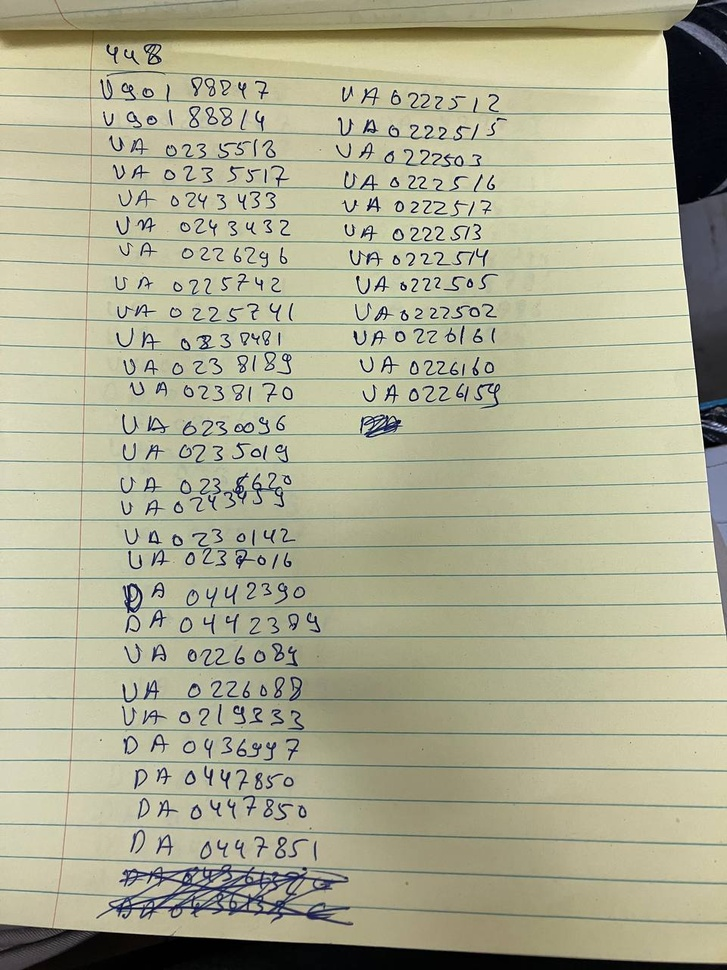
#> input picture test_img_1.jpg, 727 x 970 px, shrunk from 960 x 1280 before the run
$ python pipeline.py test_img_1.jpg
#> lines starting #> are read from the running program, lines starting #| are printed output that depends on the picture; after the words box and inside, x2 and y2 are one past the last pixel; in counts of white or black regions, pixels touching at a corner belong together
#!/usr/bin/env python3
# -*- coding: utf-8 -*-
"""
pipeline.py — Handwritten package-code extractor (steps 0–7)

Implements the row-first, separator-first pipeline we discussed:
  0) Preprocess image (grayscale, normalize, threshold, deskew, optional dewarp)
  1) Detect vertical separators FIRST and split the page into regions
  2) Build horizontal row bands via ruled lines (assign tokens to nearest band ABOVE)
  3) OCR → tokens (text, confidence, quad box) per region
  4) Within each row band: merge tokens left→right → normalize → classify (FULL / SUFFIX / OTHER)
  5) Place rows into columns (per region): by separator if present, else by largest x-gap
  6) Reconstruct codes without arrows: prefix from FULL + 2-digit SUFFIX rows below
  7) Strike-through detection, regex validation, export CSV

Notes
- OCR engine: PaddleOCR (open source). Install: `pip install paddleocr shapely` (plus system deps).
- Image pre-processing: OpenCV (cv2). Install: `pip install opencv-python`
- For CSV writing we use the stdlib `csv` module (no pandas required).
- Regex families start strict but are easy to edit in CONFIG below.
"""

from __future__ import annotations
import os
import sys
import csv
import math
import argparse
import itertools
from dataclasses import dataclass
from typing import List, Tuple, Dict, Any

# --- CONFIG ------------------------------------------------------------------

class CONFIG:
    # Ambiguous character mapping in the NUMERIC TAIL ONLY (we won't mutate the letter prefix)
    AMBIG_MAP = str.maketrans({'O':'0','I':'1','S':'5','Z':'2','B':'8','Q':'0'})

    # Regex families for FULL codes.
    # Edit these to match exactly what you expect.
    #  - Two letters + 7 digits     (e.g., UA0225517, DA0447850)
    #  - One letter + 9xxxxxxx      (e.g., D90108542)  -> 1 letter + '9' + 7 digits = total 9 chars
    #  - Optional 3-letter prefix family (e.g., VAD214653) seen in your samples; adjust length once fixed.
    REGEX_FULL = r'^(?:[A-Z]{2}\d{7}|[A-Z]{1}\d{8}|[A-Z]{2}\d{7})$'
    REGEX_SUFFIX2 = r'^\d{2}$'

    # Confidence thresholds (empirical, not probabilities)
    TOKEN_CONF_FLOOR = 0.45      # drop raw OCR tokens below this before merging
    MERGED_LOW_CONF = 0.55       # if merged row fails regex and conf < this, ignore row
    STRIKE_CONF_HINT = 0.60      # low-ish conf + strong horizontal stroke → crossed_out

    # Merge gap factor: max gap between adjacent tokens (in px) relative to median char height of the row
    MERGE_GAP_FACTOR = 1

    # Column detection
    MAX_COLUMNS_PER_REGION = 3
    MIN_LARGEST_GAP_PX = 20     # if the largest gap between x-centers < this, treat as 1 column

    #WHY ARE WE DOING 60 POTENTIALLY FIX???

    # Hough/line-detection params
    HOUGH_RHO = 1
    HOUGH_THETA = math.pi / 180.0
    HOUGH_THRESH = 200

    # Vertical separator min length as fraction of image height
    VSEP_MIN_HEIGHT_FRAC = 0.3

    # Strike-through horizontal line coverage threshold (fraction of box width)
    STRIKE_HLINE_FRAC = 0.5


# --- DATA TYPES ---------------------------------------------------------------

@dataclass
class Token:
    text: str
    conf: float
    box: List[Tuple[float, float]]  # quadrilateral [(x1,y1),...,(x4,y4)]
    x_center: float
    y_center: float
    row_band: int = -1
    region_id: int = 0


@dataclass
class RowCandidate:
    region_id: int
    band_idx: int
    x_center: float
    y_center: float
    text_merged: str
    conf_merged: float
    box_merged: Tuple[int,int,int,int]  # (x,y,w,h) axis-aligned bbox
    klass: str  # 'FULL' | 'SUFFIX' | 'OTHER'


@dataclass
class EmittedCode:
    region_id: int
    column_id: int
    band_idx: int
    y_center: float
    raw_merged: str
    code: str
    conf: float
    crossed_out: bool
    klass: str  # 'FULL' | 'RECONSTRUCTED'


# --- UTILITIES ---------------------------------------------------------------

def _safe_import_cv2():
    try:
        import cv2
        return cv2
    except Exception as e:
        sys.stderr.write("ERROR: OpenCV (cv2) is required. Install with `pip install opencv-python`.\n")
        raise

def _safe_import_paddle():
    try:
        from paddleocr import PaddleOCR
        return PaddleOCR
    except Exception as e:
        sys.stderr.write("ERROR: PaddleOCR is required. Install with `pip install paddleocr shapely` and try again.\n")
        raise

# [27 lines left out: functions quad_to_aabb, box_center, normalize_candidate, classify_candidate, not called in this run]


# --- STEP 0 & 1: PREPROCESS + VERTICAL SEPARATORS ----------------------------

def preprocess_image(path: str) -> Dict[str, Any]:
    """Step 0 pre-process: grayscale → CLAHE → adaptive threshold → deskew; optional dewarp.
       Returns dict with 'orig','gray','binary','rotated','M' (rotation matrix) and geometry.
    """
    cv2 = _safe_import_cv2()
    import numpy as np

    orig = cv2.imread(path)
    if orig is None:
        raise FileNotFoundError(f"Cannot read image: {path}")
    h, w = orig.shape[:2]

    gray = cv2.cvtColor(orig, cv2.COLOR_BGR2GRAY)
    cv2.imwrite("debug_01_grayscale.png", gray)

    # Contrast normalize (CLAHE)
    clahe = cv2.createCLAHE(clipLimit=2.0, tileGridSize=(8,8))
    gray_eq = clahe.apply(gray)
    cv2.imwrite("debug_02_clahe.png", gray_eq)

    # Adaptive threshold (binary)
    binary = cv2.adaptiveThreshold(
        gray_eq, 255, cv2.ADAPTIVE_THRESH_GAUSSIAN_C, cv2.THRESH_BINARY, 31, 15
    )
    cv2.imwrite("debug_03_binary_initial.png", binary)

    # Invert so ink is 1, background 0 for morphology convenience
    bin_inv = cv2.bitwise_not(binary)
    cv2.imwrite("debug_04_binary_inverted_initial.png", bin_inv)

    # Deskew by dominant horizontal lines
    angle = estimate_skew_angle(bin_inv)
    rotated = rotate_image(gray_eq, -angle)
    cv2.imwrite("debug_05_rotated_grayscale.png", rotated)
    # Recompute binary after rotation for clean lines
    binary_rot = cv2.adaptiveThreshold(
        rotated, 255, cv2.ADAPTIVE_THRESH_GAUSSIAN_C, cv2.THRESH_BINARY, 31, 15
    )
    cv2.imwrite("debug_06_binary_rotated.png", binary_rot)
    bin_inv_rot = cv2.bitwise_not(binary_rot)
    cv2.imwrite("debug_07_binary_inverted_rotated.png", bin_inv_rot)

    return {
        "orig": orig,
        "gray": gray_eq,
        "binary": binary_rot,
        "bin_inv": bin_inv_rot,
        "h": h, "w": w,
        "angle": angle,
    }

def estimate_skew_angle(bin_inv):
    """Estimate skew via Hough on horizontal lines."""
    cv2 = _safe_import_cv2()
    import numpy as np
    edges = cv2.Canny(bin_inv, 50, 150, apertureSize=3)
    lines = cv2.HoughLines(edges, CONFIG.HOUGH_RHO, CONFIG.HOUGH_THETA, CONFIG.HOUGH_THRESH)
    if lines is None:
        return 0.0
    angles = []
    for rho_theta in lines:
        rho, theta = rho_theta[0]
        # Convert to degrees; horizontal lines ~ 0° or 180°; we want small deviation from 0
        deg = (theta * 180.0 / math.pi) - 90.0
        # Keep near-horizontal angles
        if abs(deg) < 20:
            angles.append(deg)
    if not angles:
        return 0.0
    return float(np.median(angles))

def rotate_image(img, angle_deg):
    cv2 = _safe_import_cv2()
    import numpy as np
    h, w = img.shape[:2]
    M = cv2.getRotationMatrix2D((w/2, h/2), angle_deg, 1.0)
    return cv2.warpAffine(img, M, (w, h), flags=cv2.INTER_LINEAR, borderMode=cv2.BORDER_REPLICATE)

def detect_vertical_separators(bin_inv_rot, min_height_frac=CONFIG.VSEP_MIN_HEIGHT_FRAC):
    """Step 1: detect long vertical lines; return list of x positions to split regions."""
    cv2 = _safe_import_cv2()
    import numpy as np
    h, w = bin_inv_rot.shape[:2]

    # Emphasize vertical strokes
    kernel = cv2.getStructuringElement(cv2.MORPH_RECT, (1, max(15, h // 50)))
    vert = cv2.morphologyEx(bin_inv_rot, cv2.MORPH_OPEN, kernel, iterations=1)

    edges = cv2.Canny(vert, 50, 150, apertureSize=3)
    lines = cv2.HoughLinesP(
        edges, 1, math.pi/180, threshold=100,
        minLineLength=int(min_height_frac * h), maxLineGap=10
    )

    xs = []
    if lines is not None:
        for x1, y1, x2, y2 in lines[:,0]:
            # near-vertical if dx is small
            if abs(x2 - x1) < max(5, w // 200):
                xs.append(int((x1 + x2) / 2))

    if not xs:
        return []

    # Merge close x's
    xs.sort()
    merged = []
    group = [xs[0]]
    for x in xs[1:]:
        if abs(x - group[-1]) <= max(10, w // 100):
            group.append(x)
        else:
            merged.append(int(sum(group)/len(group)))
            group = [x]
    merged.append(int(sum(group)/len(group)))
    # Filter borders (within 2% of edges)
    merged = [x for x in merged if x > 0.02*w and x < 0.98*w]
    return merged

def split_regions(w, separators: List[int]) -> List[Tuple[int,int]]:
    """Return list of (x0,x1) regions split by vertical separators."""
    xs = [0] + sorted(separators) + [w]
    regions = []
    for i in range(len(xs)-1):
        x0, x1 = xs[i], xs[i+1]
        # leave a small gutter around separators
        regions.append((int(x0), int(x1)))
    return regions


# --- STEP 2: HORIZONTAL BANDS (NEAREST-ABOVE RULE) ---------------------------

# [270 lines left out: functions detect_horizontal_bands, assign_band_above, run_ocr_on_region, merge_tokens_in_band, infer_columns_from_fulls, reconstruct_codes_in_region and 1 more, not called in this run]

def validate_against_regex(code: str) -> bool:
    import re
    return re.match(CONFIG.REGEX_FULL, code or "") is not None

# [9 lines left out: function export_csv, not called in this run]


# --- ORCHESTRATOR ------------------------------------------------------------

def process_image_to_csv(img_path: str, out_csv: str):
    """
    Full pipeline for one image → CSV.
    """
    PaddleOCR = _safe_import_paddle()
    cv2 = _safe_import_cv2()
    import numpy as np
    import re

    prep = preprocess_image(img_path)
    gray = prep["gray"]
    binary = prep["binary"]
    bin_inv = prep["bin_inv"]
    h, w = prep["h"], prep["w"]

    # Step 1: separators → regions
    seps = detect_vertical_separators(bin_inv)
    regions = split_regions(w, seps)  # list of (x0,x1)

    # Init OCR engine once
    ocr = PaddleOCR(lang='en', use_angle_cls=True, show_log=False)

    all_emissions: List[EmittedCode] = []

    # Process each region independently
    for region in regions:
        x0, x1 = region
        # Bands from horizontal lines
        band_edges = detect_horizontal_bands(bin_inv[:, x0:x1])
        # Offset band edges to absolute y by adding 0 since we didn't crop vertically
        # Assign tokens to nearest ABOVE band
        tokens = run_ocr_on_region(ocr, gray, region)

        # assign band indices
        for t in tokens:
            # NOTE: band_edges were computed on the region slice (same y as full image)
            bi = assign_band_above(t.y_center, band_edges)
            t.row_band = bi

        # Build row candidates per band
        rows: List[RowCandidate] = []
        bands_with_tokens = {}
        for t in tokens:
            bands_with_tokens.setdefault(t.row_band, []).append(t)
        for bi, toklist in sorted(bands_with_tokens.items(), key=lambda kv: kv[0]):
            rows.extend(merge_tokens_in_band(toklist, bi, band_edges))

        # Infer columns (per region) using FULL rows
        col_map = infer_columns_from_fulls(rows, region)

        # Reconstruct
        emissions = reconstruct_codes_in_region(rows, col_map)

        # Strike-through detection + regex validity tagging
        for e in emissions:
            # Find the source row candidate to get its merged box
            # (map by (band_idx, raw_merged) heuristic)
            rc_match = next((rc for rc in rows if rc.band_idx == e.band_idx and rc.text_merged == e.raw_merged), None)
            if rc_match:
                crossed = detect_strike_through(bin_inv, rc_match.box_merged, e.conf)
                e.crossed_out = crossed
            else:
                e.crossed_out = False  # fallback
        all_emissions.extend(emissions)

    # Export
    export_csv(all_emissions, out_csv)


# --- CLI ---------------------------------------------------------------------

def main():
    p = argparse.ArgumentParser(description="Extract handwritten package codes from a photo → CSV.")
    p.add_argument("image", help="Path to input image (JPEG/PNG).")
    p.add_argument("-o", "--out", help="Path to output CSV (default: <image>.csv).", default=None)
    args = p.parse_args()

    img_path = args.image
    out_csv = args.out or (os.path.splitext(img_path)[0] + ".csv")

    process_image_to_csv(img_path, out_csv)
#> in preprocess_image, orig is the input picture: shape (970, 727, 3); mean B, G, R 147.3, 173.5, 174.2
#> in preprocess_image, `gray = cv2.cvtColor(orig, cv2.COLOR_BGR2GRAY)`:
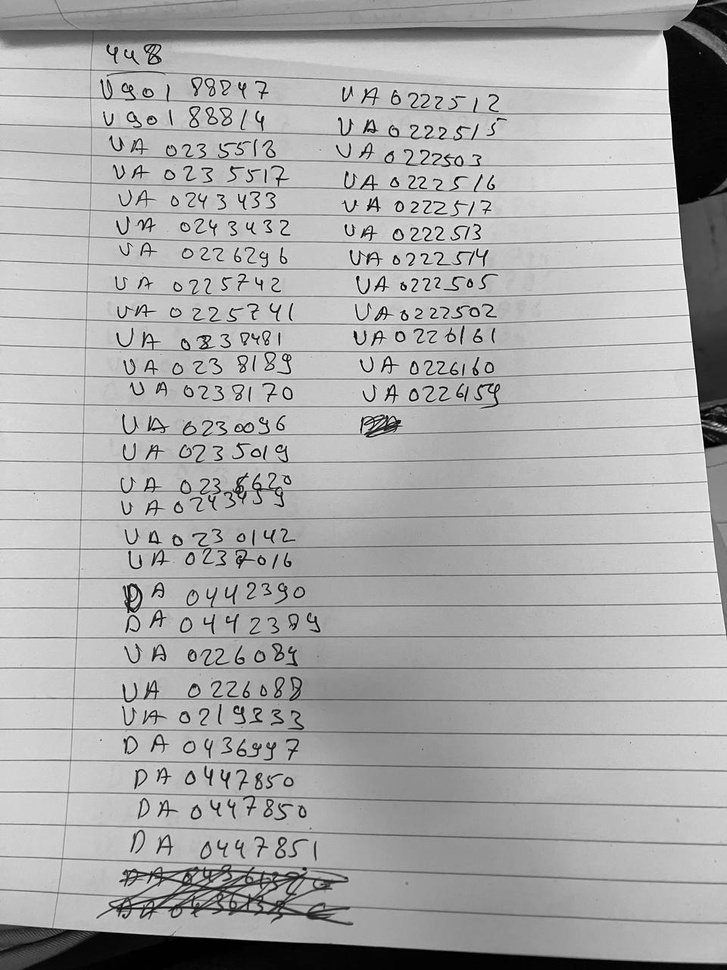
#> gray: shape (970, 727); min 0, max 254, mean 170.7
#> in preprocess_image, `gray_eq = clahe.apply(gray)`:
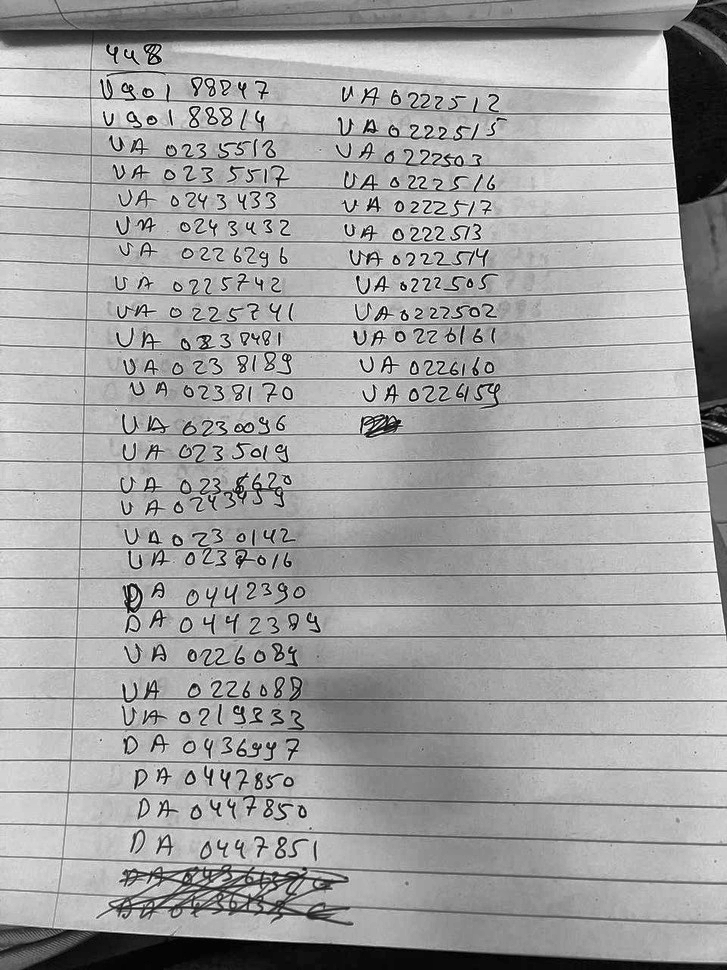
#> gray_eq: shape (970, 727); min 0, max 255, mean 162.9
#> in preprocess_image, `binary = cv2.adaptiveThreshold( gray_eq, 255, cv2.ADAPTIVE_THRESH_GAUS..`:
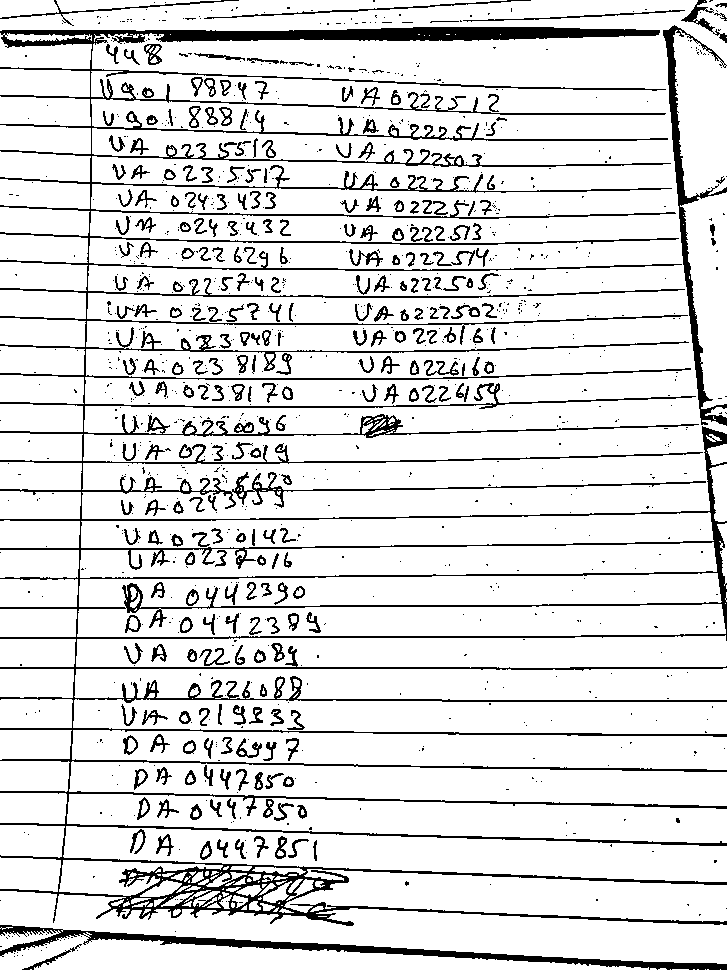
#> binary: shape (970, 727); 86.7% white; black in thin lines or dots
#> in preprocess_image, `bin_inv = cv2.bitwise_not(binary)`: bin_inv: shape (970, 727); 13.3% white in thin lines or dots
#> in estimate_skew_angle, `edges = cv2.Canny(bin_inv, 50, 150, apertureSize=3)`:
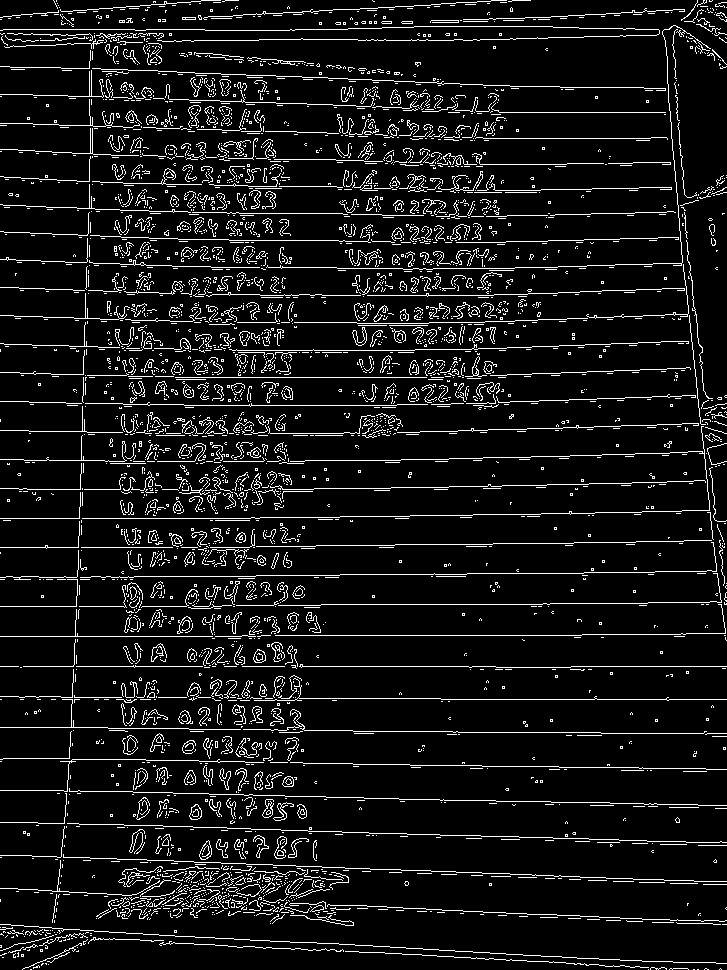
#> edges: shape (970, 727); 8.3% white in thin lines or dots
#> in estimate_skew_angle, `lines = cv2.HoughLines(edges, CONFIG.HOUGH_RHO, CONFIG.HOUGH_THETA, CO..`: lines = 53 rows, first 8: [666, 1.57], [757, 1.59], [925, 1.62], [699, 1.57], [93, 1.61], [494, 1.55], [635, 1.57], [932, 1.62]
#> the loop in estimate_skew_angle, `for rho_theta in lines:` made 53 passes
#> (rho, theta, deg) on passes 1 to 12: (666, 1.57, 2.5e-06), (757, 1.59, 1), (925, 1.62, 3), (699, 1.57, 2.5e-06), (93, 1.61, 2), (494, 1.55, -1), (635, 1.57, 2.5e-06), (932, 1.62, 3), (855, 1.61, 2), (377, 1.57, 2.5e-06), (29, 1.57, 2.5e-06), (96, 0.0349, -88)
#> after the loop in estimate_skew_angle, `for rho_theta in lines:`: angles = 50 values, max 3 at index 2, min -3 at index 23, mean 0.22
#> in preprocess_image, `angle = estimate_skew_angle(bin_inv)`: angle = 2.5e-06
#> in process_image_to_csv, `prep = preprocess_image(img_path)`: prep = 7 items
#> in process_image_to_csv, `h, w = prep["h"], prep["w"]`: h = 970; w = 727
#> in detect_vertical_separators, `vert = cv2.morphologyEx(bin_inv_rot, cv2.MORPH_OPEN, kernel, iteration..`:
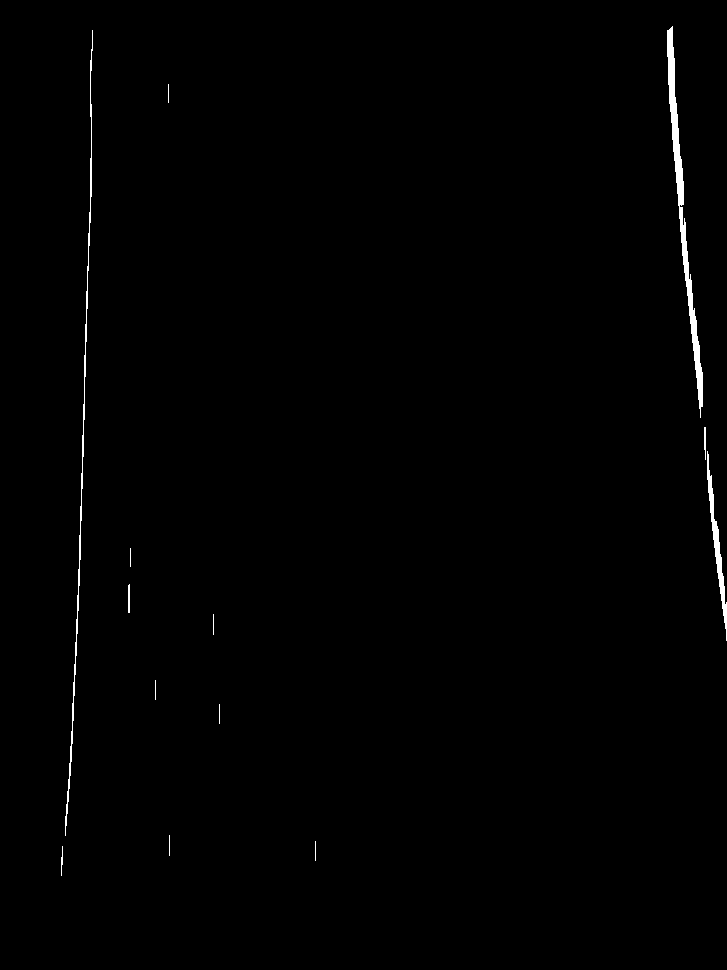
#> vert: shape (970, 727); 0.66% white; 13 white regions (2 under 20 px), largest, box (x1, y1, x2, y2) and area: (667, 26, 703, 418) 2306, (65, 30, 93, 836) 1240, (707, 451, 727, 641) 783
#> in detect_vertical_separators, `edges = cv2.Canny(vert, 50, 150, apertureSize=3)`:
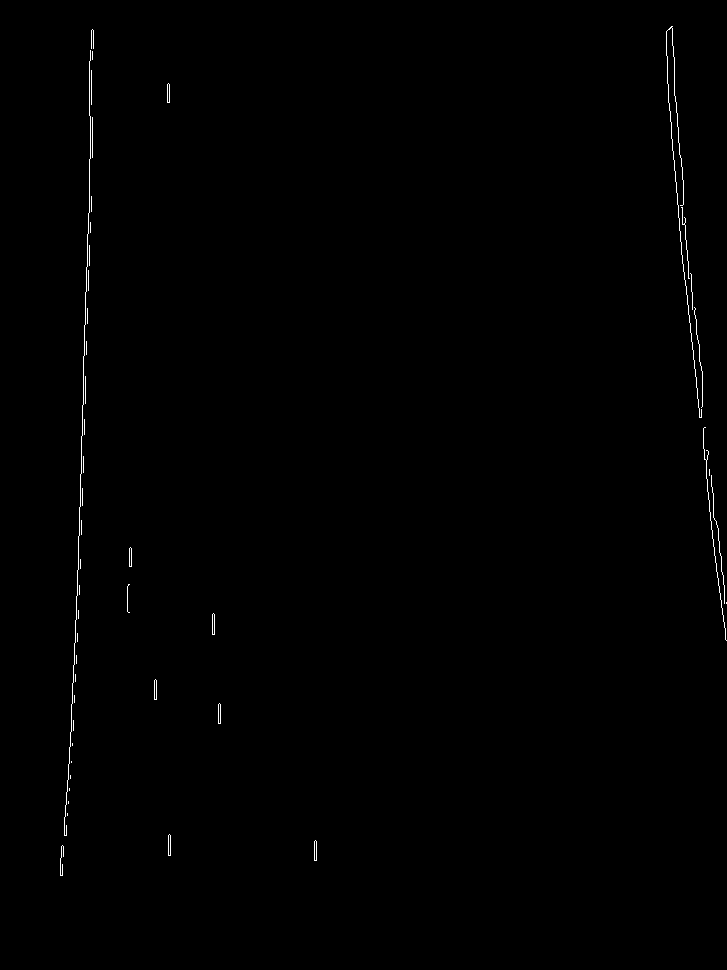
#> edges: shape (970, 727); 0.39% white in thin lines or dots, all inside (x1, y1, x2, y2) = (60, 26, 727, 876)
#> in detect_vertical_separators, `lines = cv2.HoughLinesP( edges, 1, math.pi/180, threshold=100, minLine..`: lines = None
#> in process_image_to_csv, `seps = detect_vertical_separators(bin_inv)`: seps = []
#> in split_regions, `xs = [0] + sorted(separators) + [w]`: xs = [0, 727]
#> the loop in split_regions, `for i in range(len(xs)-1):` made 1 pass
#> after the loop in split_regions, `for i in range(len(xs)-1):`: regions = [(0, 727)]
#> (the call stopped at in process_image_to_csv, `ocr = PaddleOCR(lang='en', use_angle_cls=True, show_log=False)`: paddleocr is not available in this run)
    print(f"Wrote: {out_csv}")

if __name__ == "__main__":
    main()
